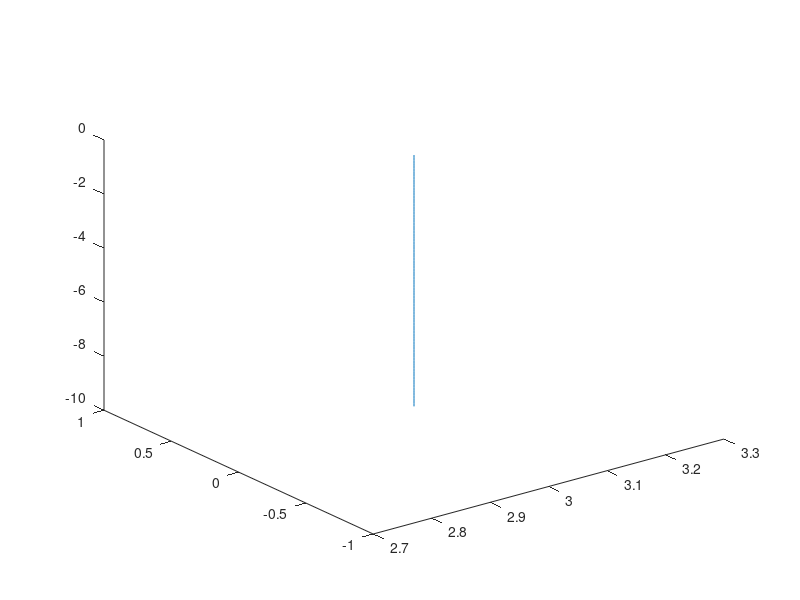

This figure's MATLAB source: (Note: this script raises an error after producing the figure.)
N_cortes=20;
Radio=0.4;
inicio = -3*pi;
fin = 0;
signo = 1;
numero_braid = 3;

    alpha=inicio:0.1:fin;
    l=zeros([1 length(alpha)]);
    y0=l;z0=alpha;
    x1=(signo)*cos(alpha)+numero_braid+1;y1=(-signo)*sin(alpha);z1=alpha;
    y2=l;z2=alpha;
    if(mod(round(((fin-pi)/(-pi))),2) == 0)
        x0=l-signo+numero_braid+1;
        x2=l+signo+numero_braid+1;
    else
        x0=l+signo+numero_braid+1;
        x2=l-signo+numero_braid+1;
    end
    
    x = ((alpha>=inicio)&(alpha<=inicio+pi)).*x0 + ((alpha>=inicio+pi)&(alpha<=inicio+2*pi)).*x1...
        + ((alpha>=inicio+2*pi)&(alpha<=fin)).*x2;
    y = ((alpha>=inicio)&(alpha<=inicio+pi)).*y0 +((alpha>=inicio+pi)&(alpha<=inicio+2*pi)).*y1 +...
        ((alpha>=inicio+2*pi)&(alpha<=fin)).*y2;
    z = ((alpha>=inicio)&(alpha<=inicio+pi)).*z0 +((alpha>=inicio+pi)&(alpha<=inicio+2*pi)).*z1 +...
        ((alpha>=inicio+2*pi)&(alpha<=fin)).*z2;

    xc = ((alpha>=inicio)&(alpha<=fin)).*x2 ;
    yc = ((alpha>=inicio)&(alpha<=fin)).*y2;
    zc = ((alpha>=inicio)&(alpha<=fin)).*z2;
   
    
   % representar_braid([2 -2 1], N_cortes, Radio ); 
   
    au1 = xc; 
    au2 = yc;
    au3 = zc;
for t=1:1:length(zc)
    au1(1) = []; 
    au2(1) = [];
    au3(1) = [];
    x_tran = au1;
    y_tran = au2;
    z_tran = au3;
    aux1 = plot3(x_tran, y_tran, z_tran);
    aux2 = tubep(x_tran,y_tran,z_tran,N_cortes,Radio);
    pause(0.01);
end

